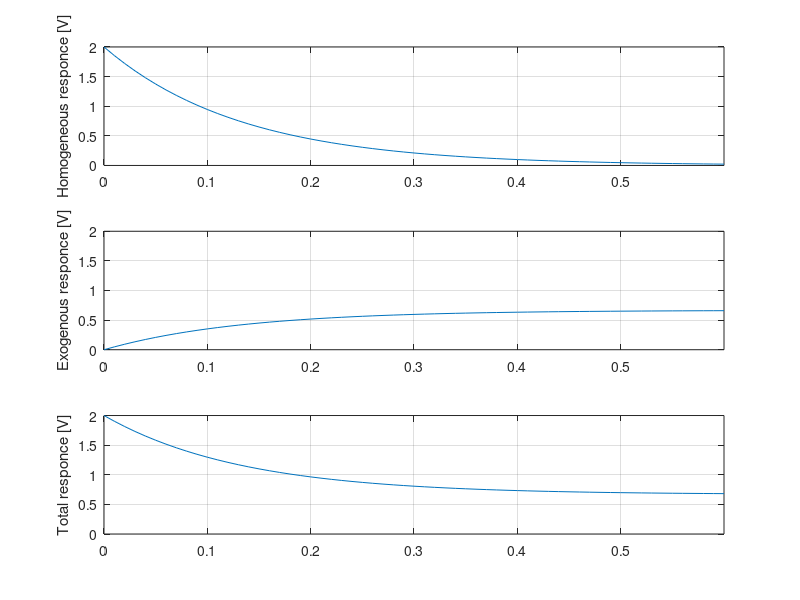

Recreate this plot in MATLAB.
R1=1000; R2=2000; C=200*10^-6;
a=(R1+R2)/R1/R2/C; b=1/(R1*C);
v0=2;
dur=0.6
t=[0:0.01:dur];

yH=v0*exp(-a*t);

yE= (b/a)*(1-exp(-a*t));

yT=yH+ yE;

subplot(311);plot(t,yH);axis([0 dur 0 2]);
ylabel('Homogeneous responce [V]'); grid on;

subplot(312);plot(t,yE);axis([0 dur 0 2]);
ylabel('Exogenous responce [V]'); grid on;

subplot(313);plot(t,yT);axis([0 dur 0 2]);
ylabel('Total responce [V]'); grid on;